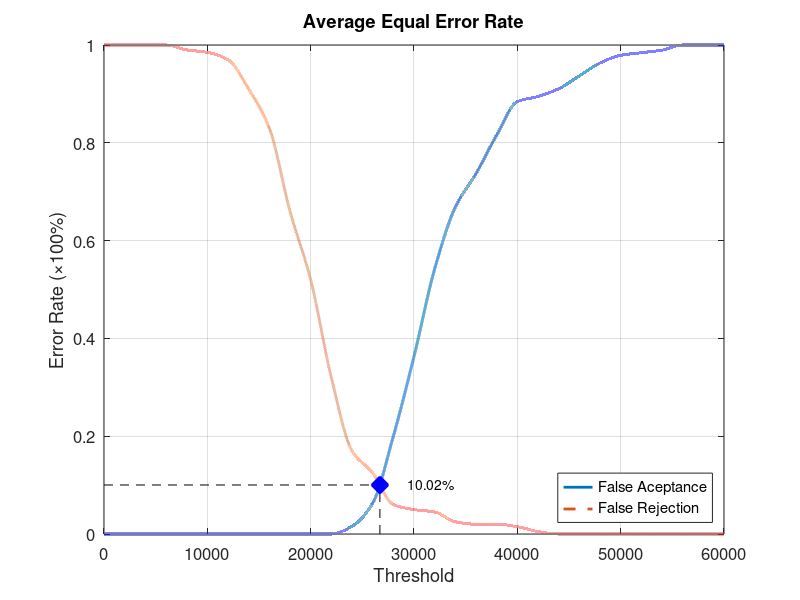
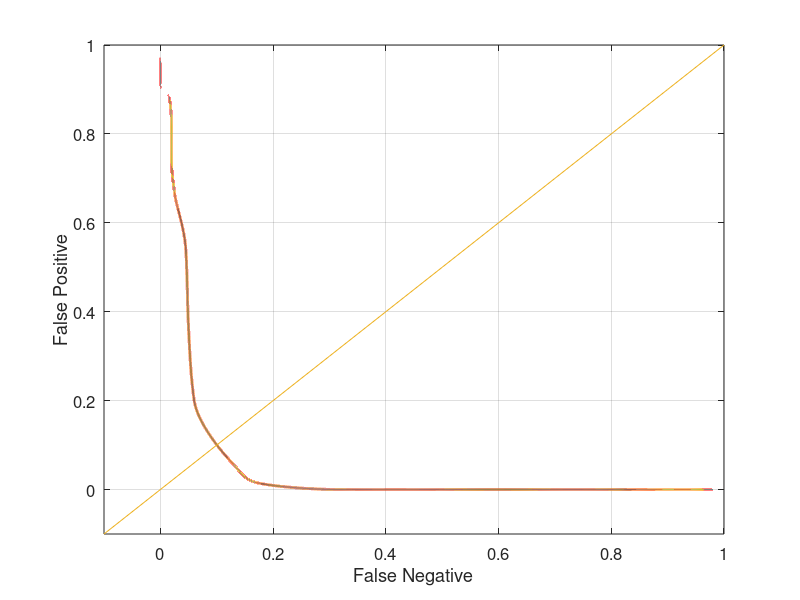

MATLAB code to generate these figures, in order:
function yEER = Database4_4
close all;
clear;
clc;
x = 0:2000:60000;
xq = 0:0.5:60000;

y0 = [0 0 0 0 0 0 0 0 0 0 0 0 0.0157895 0.0631579 0.2 0.363158 0.542105 0.668421 0.736842 0.815789 0.884211 0.894737 0.910526 0.936842 0.963158 0.978947 0.984211 0.989474 1 1 1];
yy0 = interp1(x, y0, xq, 'pchip');
y1 = [1 1 1 1 0.99 0.985 0.97 0.91 0.83 0.66 0.52 0.32 0.17 0.125 0.06 0.05 0.045 0.025 0.02 0.02 0.015 0.005 0 0 0 0 0 0 0 0 0];
yy1 = interp1(x, y1, xq, 'pchip');

% Calculating EER: 
y2 = abs(y0 - y1);
find(y2 == min(y2))
yy2 = abs(yy0 - yy1);
xEER = find(yy2 == min(yy2));
xEERIndex = xq(xEER) % X-axis EER
yEER = yy0(xEER) % Y-axis EER

main = figure
plot(xq, yy0,'-','LineWidth', 2);	hold on
plot(xq, yy1,'--','LineWidth', 2);	hold on
plot([xEERIndex xEERIndex], [0 yEER], 'k--');	hold on
plot([0 xEERIndex], [yEER yEER], 'k--');	hold on
plot(xEERIndex, yEER, 'bx', 'LineWidth', 10);	hold on
text(xEERIndex + 10 * xEERIndex / 100, yEER, [num2str(round((10000 * yEER)) / 100) '%'])
legend('False Aceptance', 'False Rejection', 'Location', 'SouthEast')
xlabel('Threshold')
ylabel('Error Rate (\times100%)')
title('Average Equal Error Rate')
set(gca, 'FontSize', 12)
axis([0 60000 0 1])
grid on

print(main, 'Database4_4Main', '-dpng');
FNRxFPR = figure('Color', [1 1 1]);
plot(yy1, yy0, '-', yy1, yy0, 'LineWidth', 2);
hold on
y = -0.1:0.1:1
plot(y, y); 
set(gca, 'FontSize', 12)
xlabel('False Negative')
ylabel('False Positive')
axis([-0.1 1 -0.1 1])
set(gca, 'FontSize', 12)
grid on

print(FNRxFPR, 'Database4_4FNRxFPR','-dpng');
end
